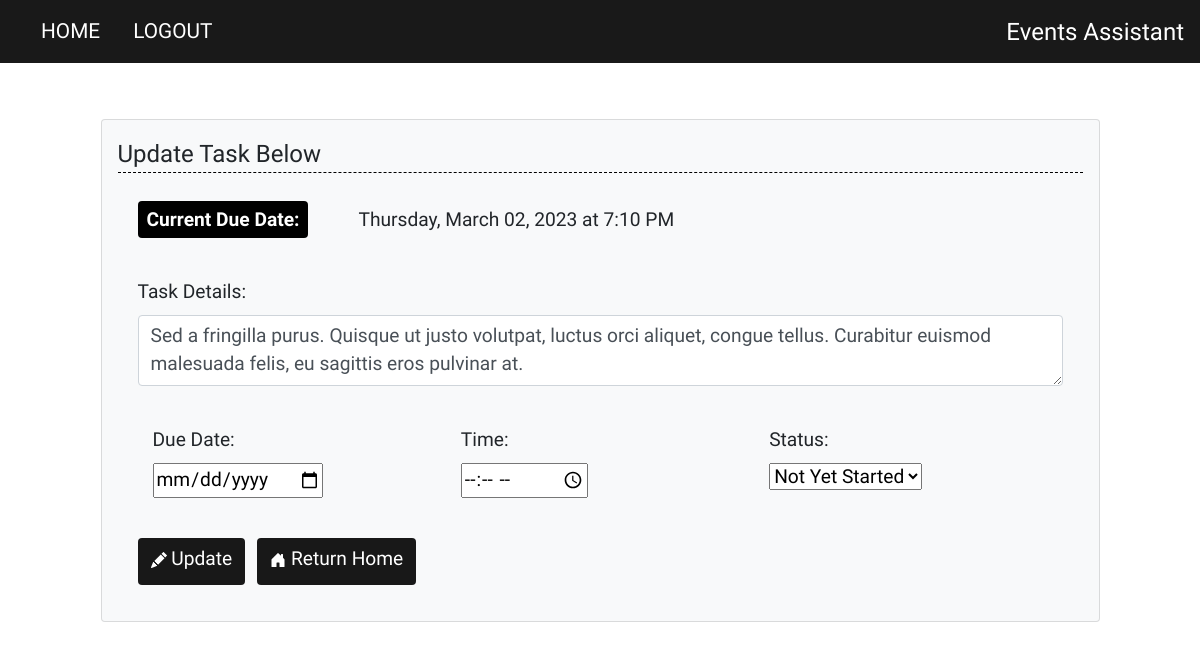
/update/10 (signed in), run on the app's committed database.
### website/models.py (models this page shows)
class Task(db.Model):
    id = db.Column(db.Integer, primary_key=True)
    content = db.Column(db.String(200), nullable=False)
    due_date = db.Column(db.String(30)) # formatted str date (ex: Tuesday, April 05, 2022)
    due_date_int = db.Column(db.String(20)) # YYYY-MM-DD str format
    time = db.Column(db.String(20)) # str type, account for untimed tasks
    user_id = db.Column(db.Integer, db.ForeignKey('user.id'))
    status = db.Column(db.String(30), default="Not Yet Started") # Other Statuses: In Progress, Completed, Cancelled
    bookmarked = db.Column(db.Boolean, default=False)

### website/views.py (the view)
@views.route('/update/<int:id>', methods=['POST', 'GET'])
@login_required
def update(id):
    updated_task = Task.query.get(id)
    if request.method == 'POST':
        if request.form['action'] == 'Return Home':
            flash('Update cancelled. Returning Home!', category='success')
            return redirect('/')
        if updated_task.user_id == current_user.id:
            updated_task.content = request.form['content']
            date_obj = request.form['due_date']
            updated_task.due_date = format_date(date_obj)
            updated_task.due_date_int = date_obj
            if date_obj:
                time = request.form['time']
                updated_task.time = format_time(time)
            else:
                updated_task.time = '' # default time: unspecified/optional
            updated_task.status = request.form.get('taskStatus')
            try:
                db.session.commit()
                flash('Event updated!', category='success')
                return redirect('/')
            except:
                flash('Error in updating event.', category='error')
    else:
        return render_template('update.html', task=updated_task, user=current_user)

### website/__init__.py (called while the page is built)
def create_app():
    app = Flask(__name__)
    app.config['SECRET_KEY'] = '2797cfdcad8dcc11d9f00ffbc5704bee'
    app.config['SQLALCHEMY_DATABASE_URI'] = f'sqlite:///{DB_NAME}'
    db.init_app(app)
    from .views import views
    from .auth import auth
    app.register_blueprint(views, url_prefix='/')
    app.register_blueprint(auth, url_prefix='/')
    from .models import Task, User
    create_database(app)
    login_manager = LoginManager()
    login_manager.login_view = 'auth.login' # if not logged in
    login_manager.init_app(app)
    @login_manager.user_loader
    def load_user(id):
        return User.query.get(int(id))
    return app

### website/templates/update.html (shortened to what this page needs)
{% extends "base.html" %}
{% block content %}
  <div class="content-section">
    <form class="card p-3 bg-light" method="POST">
      <legend class="main-header">Update Task Below</legend>
      <div class="form-group col-title">
        <span class="badge date-badge">Current Due Date:</span>{{task.due_date}}
        {% if task.time|length > 1%}
          at {{task.time}}
        {% endif %}
      </div>
      <div class="form-group">
        <label for="content" class="col-title">Task Details:</label>
        <textarea
          id="content"
          name="content"
          class="form-control"
        >{{task.content}}</textarea>
      </div>
      <div class="row form-group">
        <div class="col">
          <label for="due_date" class="col-title">Due Date:</label>
          <br>
          <input type="date" id="due_date" name="due_date">
        </div>
        <div class="col">
          <label for="time" class="col-title">Time:</label>
          <br>
          <input type="time" id="time" name="time">
        </div>
        <div class="col">
          <label for="status" class="col-title">Status:</label>
          <br>
          <select name="taskStatus" aria-label="Select/Dropdown menu" id="curr_status">
            <option value="Not Yet Started" selected>Not Yet Started</option>
          </select>
        </div>
      </div>
      <div class="form-group">
        <button type="submit" class="btn" name="action"value="Update">
          Update
        </button>
        <button type="submit" class="btn" name="action"value="Return Home">
          Return Home
        </button>
      </div>
    </form>
  </div>
{% endblock %}

### website/static/style.css (style rules this page uses)
* { font-family: 'Pangolin', cursive; }
.content-section { margin: 5%; }
.form-group { margin: 20px; }
.col-title, .btn, .button, #content, .tasks-text, #due_date, #time, #curr_status { font-size: 1.2em; }
.main-header { border-bottom: 1px dashed black; }
.btn { background-color: rgba(0,0,0,0.9); color: white; font-family: 'Yomogi', cursive; padding-bottom: 10px; margin-right: 8px; }
.badge { padding: 9px; font-size: .9em; }
.date-badge { background-color: black; color: white; font-family: 'Yomogi', cursive; margin-right: 50px; font-size: 1em; }

### data on the page
Task: due_date "Thursday, March 02, 2023", time "7:10 PM", content "Sed a fringilla purus. Quisque ut justo volutpat, luctus orci aliquet, congue tellus. Curabitur euismod malesuada felis, eu sagittis eros pulvinar at."
